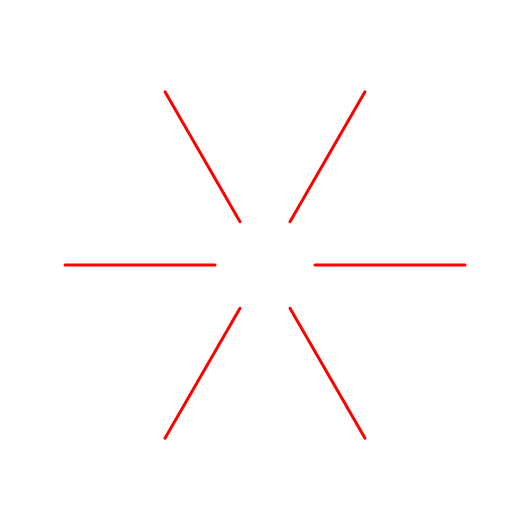
Frame 1 (no input)
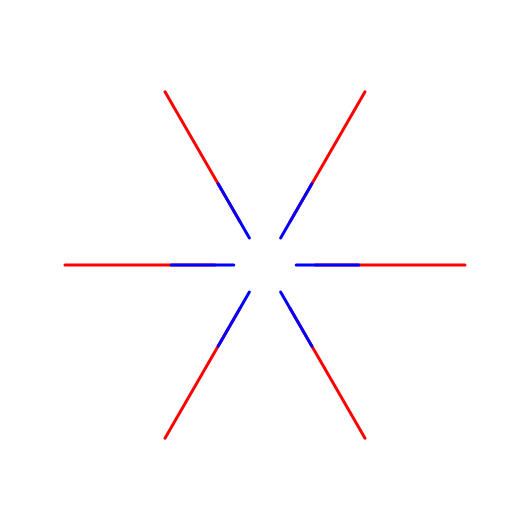
Frame 2 (the mouse pressed at the canvas centre, redrawn once)

The p5.js sketch that drew these frames (run headless with seeded random() and noise() and a simulated clock; the mouse was pressed at the canvas centre and the sketch redrawn once):

// p5.js sketch
// ── sketch.js
const CRYSTAL_SIZE = 500;
const SIDES = 6;
const PALETTE = ["red", "blue"];

function setup() {
  createCanvas(530, 530);
  noLoop();
  angleMode(DEGREES);
  rectMode(CENTER);
}

function draw() {
  //testLines();
  simpleLines();
  //outlineShapes();
}

function outlineShapes() {
  const strokeColor = getRandomPalette();
  const weight = getRandomBetweenTwo() ? 1 : 3;

  strokeWeight(weight);
  stroke(strokeColor);
  push();
  translate(width / 2, height / 2);
  if (getRandomBetweenTwo()) {
    hexagon(0, 0, CRYSTAL_SIZE / 2);
  } else {
    ellipse(0, 0, CRYSTAL_SIZE, CRYSTAL_SIZE);
  }
  pop();
}

function testLines() {
  let numShapes = getRandomBetweenTwo() ? SIDES : SIDES * 2;

  noFill();
  push();
  translate(width / 2, height / 2);
  stroke(PALETTE[0]);
  ellipse(0, 0, CRYSTAL_SIZE, CRYSTAL_SIZE);

  stroke(getRandomPalette());
  for (let i = 0; i < numShapes; i++) {
    line(0, 0, CRYSTAL_SIZE / 2, 0);
    rotate(360 / numShapes);
  }
  pop();
}

function simpleLines() {
  const stepsOut = 8;
  const numSteps = getRandomBetweenTwo() ? stepsOut : stepsOut * 1.25;
  const step = CRYSTAL_SIZE / 2 / numSteps;
  const start = floor(random(0, numSteps));
  const stop = floor(random(start, numSteps + 1));
  let numShapes = getRandomBetweenTwo() ? SIDES : SIDES * 2;
  const angle = 360 / numShapes;
  const weight = getRandomBetweenTwo() ? 1 : 3;

  strokeWeight(weight);
  noFill();
  stroke(getRandomPalette());
  push();
  translate(width / 2, height / 2);
  for (let i = 0; i < numShapes; i++) {
    line(start * step, 0, stop * step, 0);
    rotate(angle);
  }
  pop();
}

// ── Layer.js
class Layer {
  constructor() {
    this.sides = SIDES;
    this.numShapes = this.sides;
    this.angle = 360 / this.numShapes;
    this.stepsOut = 8;
    this.singleStep = CRYSTAL_SIZE / 2 / this.stepsOut;
    this.thinStroke = 1;
    this.thickStroke = 3;
    this.randomStroke = getRandomBetweenTwo()
      ? this.thickStroke
      : this.thinStroke;
    this.strokeColor = getRandomPalette();
  }
}

class Circles extends Layer {
  constructor() {
    super();
    this.shapeSize = (CRYSTAL_SIZE / 2) * 0.93;
    this.position = CRYSTAL_SIZE / 2 - this.shapeSize / 2;
  }

  render() {
    noFill();
    stroke(this.strokeColor);
    strokeWeight(this.thinStroke);
    push();
    translate(width / 2, height / 2);
    for (let i = 0; i < this.numShapes; i++) {
      ellipse(this.position, 0, this.shapeSize, this.shapeSize);
      rotate(this.angle);
      console.log(this.position);
    }
    pop();
  }
}

class SimpleLines extends Layer {
  constructor() {
    super();
    this.numSteps = getRandomBetweenTwo()
      ? this.stepsOut
      : this.stepsOut * 1.25;
    this.step = CRYSTAL_SIZE / 2 / this.numSteps;
    this.start = floor(random(0, this.numSteps));
    this.stop = floor(random(this.start, this.numSteps + 1));
    this.numShapes = getRandomBetweenTwo() ? this.sides : this.sides * 2;
  }

  render() {
    noFill();
    stroke(this.strokeColor);
    strokeWeight(this.randomStroke);
    push();
    translate(width / 2, height / 2);
    for (let i = 0; i < this.numShapes; i++) {
      line(this.start * this.step, 0, this.stop * this.step, 0);
      rotate(this.angle);
    }
    pop();
  }
}

class OutlineShapes extends Layer {
  constructor() {
    super();
  }

  render() {
    strokeWeight(this.randomStroke);
    stroke(this.strokeColor);
    push();
    translate(width / 2, height / 2);
    if (getRandomBetweenTwo()) {
      hexagon(0, 0, CRYSTAL_SIZE / 2);
    } else {
      ellipse(0, 0, CRYSTAL_SIZE, CRYSTAL_SIZE);
    }
    pop();
  }
}

// ── helper.js
function hexagon(posX, posY, radius) {
  const rotAngle = 360 / 6;
  beginShape();
  for (let i = 0; i < 6; i++) {
    const thisVertex = pointOnCircle(posX, posY, radius, i * rotAngle);
    vertex(thisVertex.x, thisVertex.y);
  }
  endShape(CLOSE);
}

function pointOnCircle(posX, posY, radius, angle) {
  const x = posX + radius * cos(angle);
  const y = posY + radius * sin(angle);
  return createVector(x, y);
}

const getRandomBetweenTwo = () => random(1) < 0.5;
const getRandomPalette = () => PALETTE[floor(random(0, PALETTE.length))];
